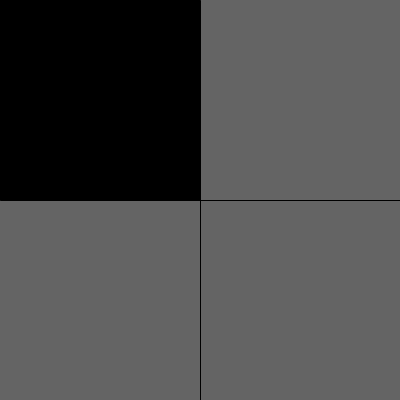
Frame 1 (no input)
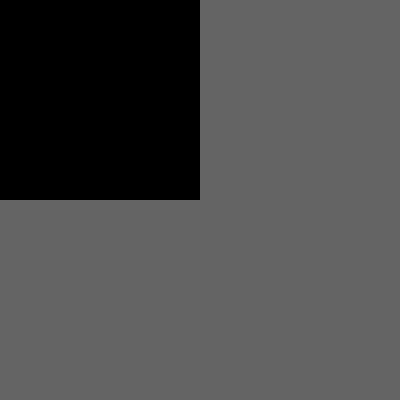
Frame 60 (the mouse pressed at the canvas centre just before this capture)
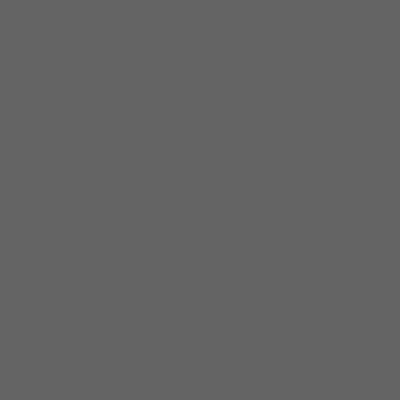
Frame 120 (the mouse held since frame 60 and released just before this capture)

The Processing sketch that drew these frames (run headless with seeded random() and noise(); from frame 60 on, the mouse is pressed at the canvas centre):

// Processing sketch: blocks_on_mouse_location
// ── blocks_on_mouse_location.pde


void setup() {
   size(400, 400);
}

void draw() {
    background(100);
    line(width/2, 0, width/2, height);
    line(0, height/2, width, height/2);
    if (mouseX < width/2 && mouseY < height/2) {
        noStroke();
        fill(0);
        rect(0, 0, width/2, height/2);
    }
    
     if (mouseX > width/2 && mouseY < height/2) {
        noStroke();
        fill(0);
        rect(width/2, 0, width/2, height/2);
    }
    
    if (mouseX < width/2 && mouseY > height/2) {
        noStroke();
        fill(0);
        rect(0, height/2, width/2, height/2);
    }
    
     if (mouseX > width/2 && mouseY > height/2) {
        noStroke();
        fill(0);
        rect(width/2, height/2, width/2, height/2);
    }
  
}
